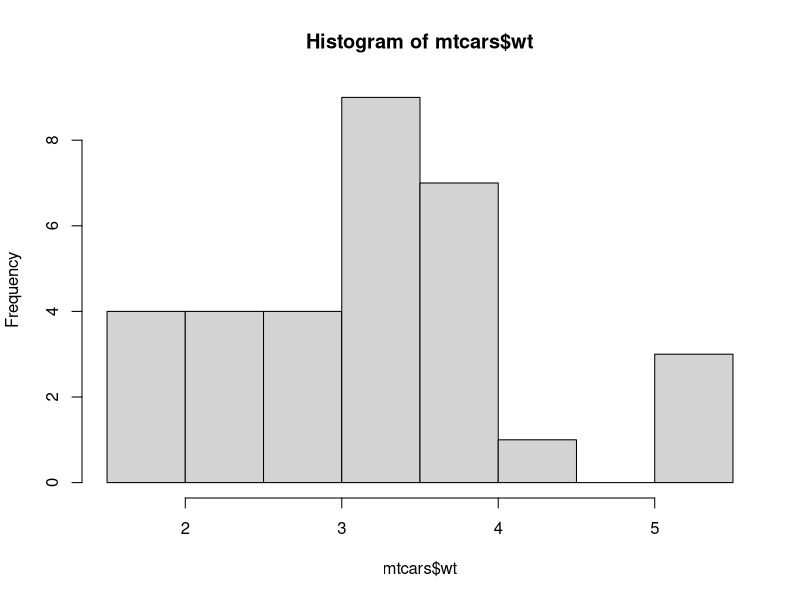
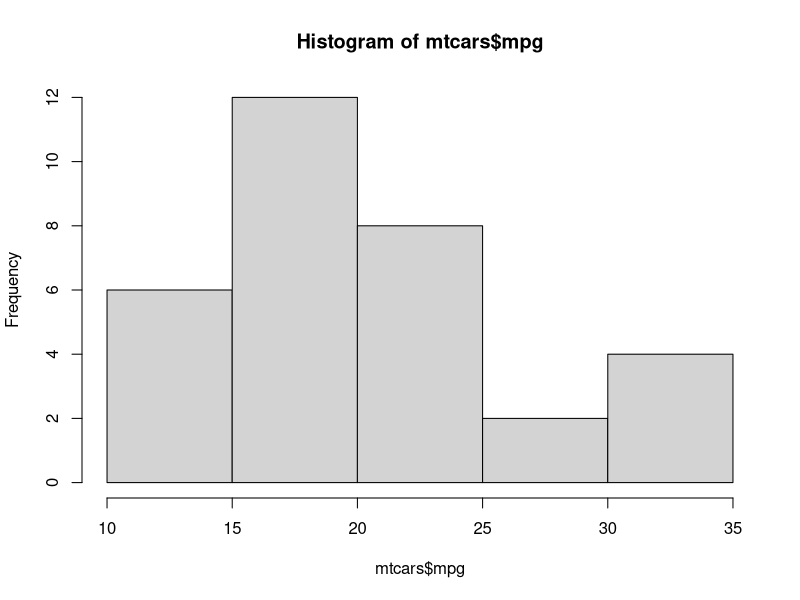

These figures' R source, in order:
#BIVARIATE Distributions(Association bw two variables)

#Scatter Plot
# we look for linear, spread, correlation, outliers
library(datasets)
head(mtcars)

#checking the univariate distribution first
hist(mtcars$wt)
hist(mtcars$mpg)
